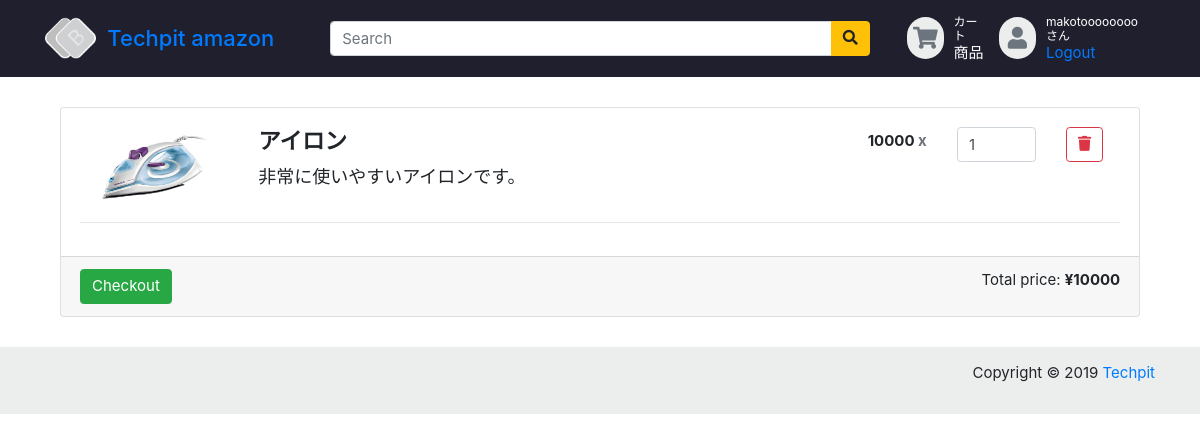
Page /techpit/amazon/cart/1 (signed in) on the committed database.
### amazon/models.py (models this page shows, shortened)
class User(AbstractBaseUser, PermissionsMixin):
    class Meta:
        verbose_name = 'ユーザ'
        verbose_name_plural = 'ユーザ'
    """カスタムユーザーモデル."""
    email = models.EmailField('メールアドレス', max_length=150, null = False, blank=False, unique = True)
    name = models.CharField('名前', max_length=150, null = False, blank=False)
    is_staff = models.BooleanField(
        '管理者',
        default=False,
        help_text=_(
            'Designates whether the user can log into this admin site.'),
    )
    is_active = models.BooleanField(
        '有効',
        default=True,
        help_text=_(
            'Designates whether this user should be treated as active. '
            'Unselect this instead of deleting accounts.'
        ),
    )
    date_joined = models.DateTimeField(_('date joined'), default=timezone.now)
    objects = MyUserManager()
    EMAIL_FIELD = 'email'
    USERNAME_FIELD = 'email'
    REQUIRED_FIELDS = ['name',]

class ShoppingCartItem(models.Model):
    cart = models.ForeignKey(
        ShoppingCart,
        related_name = 'cart_items',
        verbose_name = 'ショッピングカート',
        on_delete = models.CASCADE
    )
    product = models.ForeignKey(
        Product,
        verbose_name = '商品',
        on_delete = models.CASCADE
    )
    amount = models.IntegerField(
        verbose_name = '数量'
    )

class Product(models.Model):
    class Meta:
        verbose_name = '商品'
        verbose_name_plural = "商品"
    thumbnail = models.ImageField(
        verbose_name = 'サムネイル',
        upload_to = "thumbnails/"
    )
    name = models.CharField(
        verbose_name = '名前',
        max_length=150,
        null = False,
        blank=False
    )
    price = models.IntegerField(
        verbose_name = '価格'
    )
    description = models.TextField(
        verbose_name = '説明'
    )

class ShoppingCart(models.Model):
    user = models.OneToOneField(
        User,
        verbose_name = 'ユーザ',
        related_name = 'cart',
        on_delete = models.CASCADE
    )
    @property
    def total_price(self):
        return self.cart_items.all().aggregate(total=Sum(F('product__price') * F('amount')))['total']

### amazon/views.py (the view, shortened to what this page needs)
# urls.py: path('cart/<int:pk>', views.ShoppingCartDetail.as_view(), name = 'cart'),
class ShoppingCartDetail(LoginRequiredMixin, generic.DetailView):
    model = ShoppingCart
    template_name = "amazon/shopping_cart.html"

### templates/amazon/shopping_cart.html (shortened to what this page needs)
{% extends "amazon/base.html" %}
{% block content %}
{% load static %}
{% if object.cart_items.all %}
 <div class="card shopping-cart">
    <div class="card-body">
        {% for cart_item in object.cart_items.all %}
        <div class="row">
            <div class="col-12 col-sm-12 col-md-2 text-center">
                    <img class="img-responsive" src="{{ cart_item.product.thumbnail.url }}" alt="prewiew" width="120" height="80">
            </div>
            <div class="col-12 text-sm-center col-sm-12 text-md-left col-md-6">
                <h4 class="product-name"><strong>{{ cart_item.product.name }}</strong></h4>
                <h4>
                    <small>{{ cart_item.product.description }}</small>
                </h4>
            </div>
            <div class="col-12 col-sm-12 text-sm-center col-md-4 text-md-right row">
                <div class="col-3 col-sm-3 col-md-6 text-md-right" style="padding-top: 5px">
                    <h6><strong>{{ cart_item.product.price }} <span class="text-muted">x</span></strong></h6>
                </div>
                <div class="col-4 col-sm-4 col-md-4">
                    <div class="quantity">
                        <input name="amount" pk="{{ cart_item.pk }}" type="number" class="form-control" step="1" max="99" min="1" title="Qty" class="qty" size="4" value="{{ cart_item.amount }}">
                    </div>
                </div>
                <div class="col-2 col-sm-2 col-md-2 text-right">
                    <button name="delete" pk="{{ cart_item.pk }}" type="button" class="btn btn-outline-danger btn-xs">
                        <i class="fa fa-trash" aria-hidden="true"></i>
                    </button>
                </div>
            </div>
        </div>
        {% endfor %}
        <hr>
    </div>
    <div class="card-footer">
        <a href="" class="btn btn-success pull-right">Checkout</a>
        <div class="float-right">Total price: <b> ¥{{ object.total_price }}</b></div>
    </div>
    </div>
</div>
{% else %}
<p>カートが空です</p>
{% endif %}
{% endblock %}

### templates/amazon/base.html (shortened to what this page needs)
{% load static %}
<!doctype html>
<html lang="ja">
<head>
    <link rel="stylesheet" href="https://stackpath.bootstrapcdn.com/bootstrap/4.1.0/css/bootstrap.min.css" >
    <link rel="stylesheet" href="https://use.fontawesome.com/releases/v5.5.0/css/all.css">
    <link href="{% static 'css/base.css' %}" rel="stylesheet" type="text/css"/>
    <link href="{% static 'css/responsive.css' %}" rel="stylesheet" media="only screen and (max-width: 1200px)" />
    <body>
        <header class="section-header">
            <section class="header-main">
                <div class="container">
                    <div class="row align-items-center">
                        <div class="col-md-3">
                        <a href="{% url 'amazon:lp' %}">
                            <div class="brand-wrap">
                                <img class="logo" src="{% static 'images/logo-dark.png' %}">
                                <h2 class="logo-text">Techpit amazon</h2>
                            </div>
                        </a>
                        </div>
                        <div class="col-lg-6 col-sm-6">
                            <form method= "get" action="{% url 'amazon:item_list' %}" class="search-wrap">
                                <div class="input-group">
                                    <input name="q" type="text" class="form-control" placeholder="Search">
                                    <div class="input-group-append">
                                        <button id="id_search_button" class="btn btn-warning" type="submit">
                                        <i class="fa fa-search"></i>
                                        </button>
                                    </div>
                                </div>
                            </form>
                        </div>
                        <div class="col-lg-3 col-sm-6">
                            <div class="widgets-wrap d-flex justify-content-end">
                                {% if user.is_authenticated %}
                                <div class="widget-header icontext">
                                    <a href="{% url 'amazon:cart' user.cart.pk %}" class="icontext">
                                        <div class="icon-wrap icon-sm bg2 round text-secondary"><i class="fa fa-shopping-cart"></i></div>
                                        <div class="text-wrap">
                                            <small>カート</small>
                                            <span>{{ user.cart.item_count|default_if_none:"0" }}商品</span>
                                        </div>
                                    </a>
                                </div>
                                {% endif %}
                                <div class="widget-header icontext">
                                    <div class="icon-wrap icon-sm bg2 round text-secondary"><i class="fa fa-user"></i></div>
                                    <div class="text-wrap">
                                        {% if user.is_authenticated %}
                                        <small>{{user.name}}さん</small>
                                        <span><a href="{% url 'amazon:logout' %}">Logout</a></span>
                                        {% else %}
                                        <small>ゲスト</small>
                                        <span><a href="{% url 'amazon:login' %}">Login</a></span>
                                        {% endif %}
                                    </div>
                                </div>
                            </div>
                        </div>
                    </div>
                </div>
            </section>
        </header>
        <div class="container" style="padding: 2rem">
                {% block content %}{% endblock %}
        <footer class="section-footer bg2">
            <div class="container">
                <section class="footer-bottom row">
                    <div class="col-sm-12">
                        <p class="text-sm-right">
        Copyright &copy 2019
        <a href="#">Techpit</a>
                        </p>
                    </div>
                </section>
            </div>
        </footer>
    </body>
</html>

### amazon/static/css/base.css (style rules this page uses)
html { font-size: 15px; }
.icon-wrap { text-align: center; }
.icon-xs, .icon-sm, .icon-md, .icon-lg { display: inline-block; text-align: center; }
.icon-sm { width: 42px; height: 42px; line-height: 42px; font-size: 22px; }
.round { border-radius: 200px; }
.bg2 { background-color: #eceded !important; }
.header-main { padding-top: 1rem; padding-bottom: 1rem; color: white; background-color: #1f1f2e }
.brand-wrap .logo, .navbar-brand .logo { margin-right: 7px; max-height: 42px; display: inline-block; }
.brand-wrap .logo-text, .navbar-brand .logo-text { margin: 0; display: inline-block; font-size: 22px; vertical-align: middle; }
.header-main { position: relative; }
.widget-header { margin-left: 7px; margin-right: 7px; display: inline-block; position: relative; }
.footer-bottom { padding: 15px 0; }
.icontext { display: -webkit-inline-box; display: -ms-inline-flexbox; display: inline-flex; -webkit-box-align: center; -ms-flex-align: center; align-items: center; }
.icontext .icon-wrap { position: relative; }
.icontext .text-wrap { color: white; line-height: 1.2; padding-left: 10px; }
.icontext small, .icontext .title { display: block; }

### rows in the picture
User: name "makotoooooooo"
ShoppingCartItem: product.thumbnail (picture), product.name "アイロン", product.description "非常に使いやすいアイロンです。", product.price "10000", amount "1"
ShoppingCart: total_price "10000"
